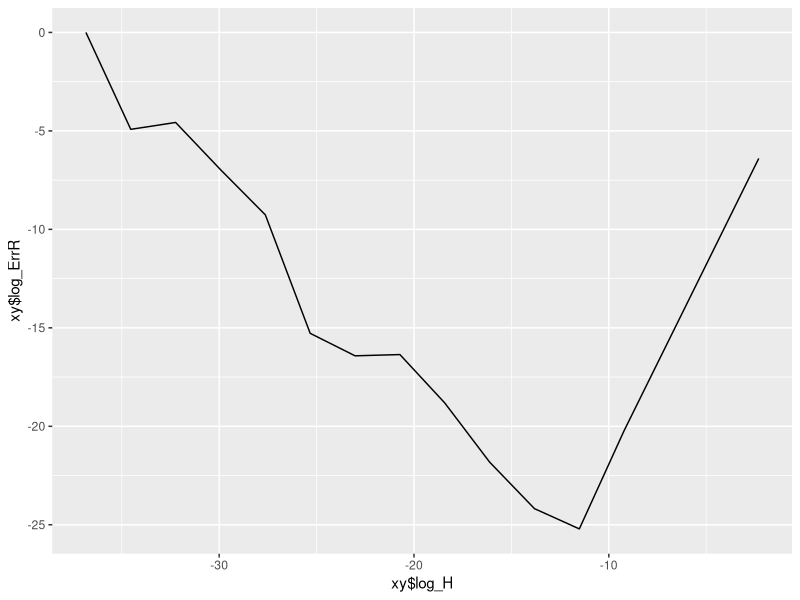

The R source for this figure:
obj <- -sin(2)
H <- 10^seq(-1,-16,-1)

aprox <- function(h) 
    { (cos(2+h) - cos(2-h))/ (2*h)}

aprox_h <- aprox(H)

ErrA = abs(obj - aprox_h)
ErrR = ErrA / abs(obj)

log_H <- log(H)
log_ErrR <- log(ErrR)


library(ggplot2)
xy <- data.frame(log_H,log_ErrR)
ggplot(xy) + geom_line(aes(x=xy$log_H,y=xy$log_ErrR))
